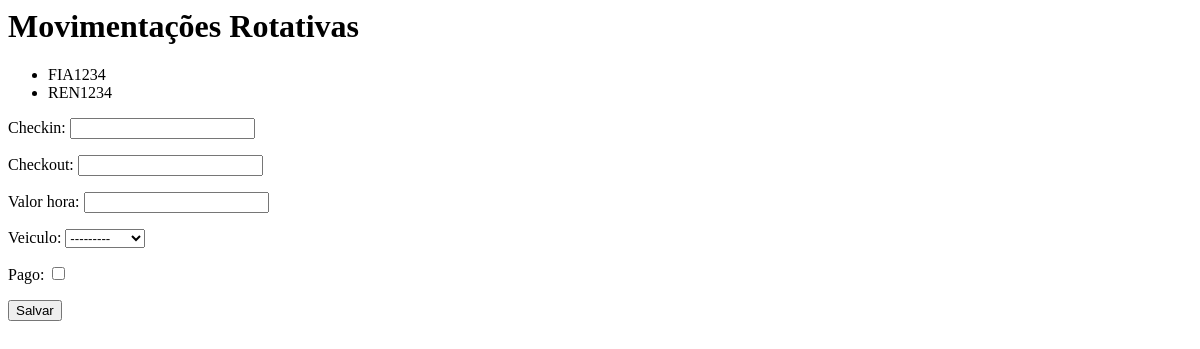
The app's page /core/mov-rot-list/, older data.
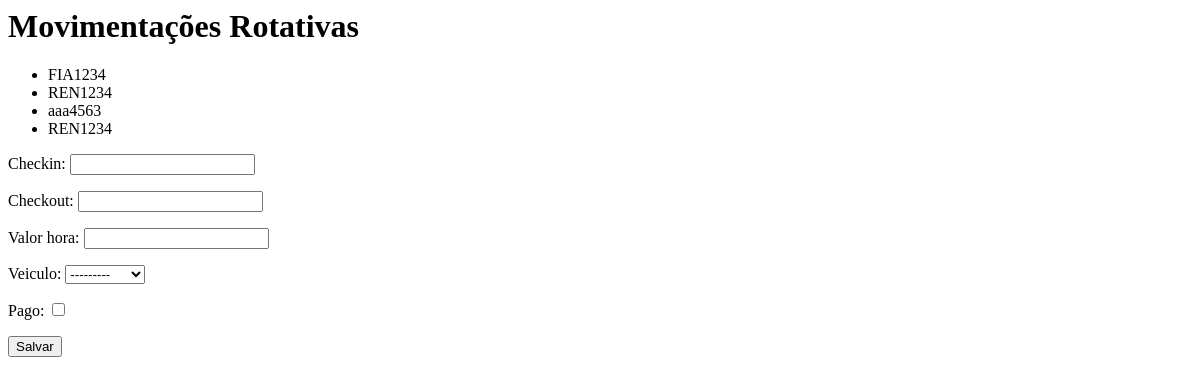
The same page, newer data.
### core/models.py (models this page shows, shortened)
class MovRotativo(models.Model):
    checkin = models.DateTimeField(auto_now=False)
    checkout = models.DateTimeField(auto_now=False, null=True, blank=True)
    valor_hora = models.DecimalField(max_digits=6, decimal_places=2)
    veiculo = models.ForeignKey(Veiculo, on_delete=models.CASCADE)
    pago = models.BooleanField(default=False)
    def __str__(self):
        return self.veiculo.placa

class Veiculo(models.Model):
    marca = models.ForeignKey(Marca, on_delete=models.CASCADE)
    placa = models.CharField(max_length=7)
    proprietario = models.ForeignKey(Pessoa, on_delete=models.CASCADE)
    cor = models.CharField(max_length=15)
    observacoes = models.TextField()
    def __str__(self):
        return self.placa

### core/views.py (the view)
def lista_movrotativos(request):
    form = MovRotativoForm()
    mov_rot = MovRotativo.objects.all()
    return render(request, 'core/lista_movrotativos.html',
        {'mov_rot': mov_rot, 'form': form})

### core/forms.py
class MovRotativoForm(ModelForm):
    class Meta:
        model = MovRotativo
        fields = '__all__'

### core/templates/core/lista_movrotativos.html
<h1>Movimentações Rotativas</h1>
<ul>
{% for mov in mov_rot %}
    <li>{{ mov}}</li>
{% endfor %}
</ul>
<form action="{% url 'core_mov_rot_add' %}" method="POST">{% csrf_token %}
    {{ form.as_p }}
    <button type="submit">Salvar</button>
</form>

Row changes from the older to the newer data that the page shows:
added MovRotativo: veiculo.placa "aaa4563"
added MovRotativo: veiculo.placa "REN1234"
